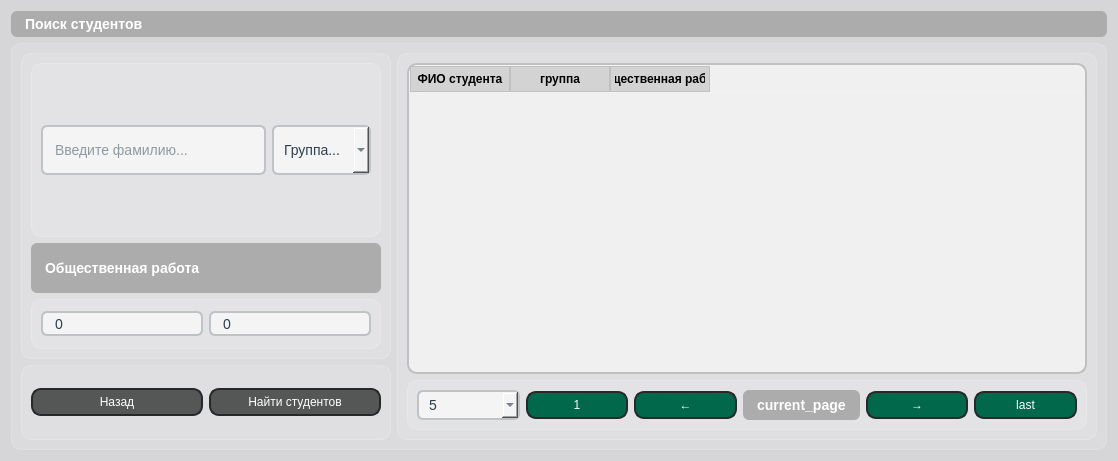
<?xml version="1.0" encoding="UTF-8"?>
<ui version="4.0">
 <class>SearchStudent</class>
 <widget class="QDialog" name="SearchStudent">
  <property name="geometry">
   <rect>
    <x>0</x>
    <y>0</y>
    <width>1118</width>
    <height>461</height>
   </rect>
  </property>
  <property name="minimumSize">
   <size>
    <width>1118</width>
    <height>461</height>
   </size>
  </property>
  <property name="windowTitle">
   <string>Dialog</string>
  </property>
  <property name="styleSheet">
   <string notr="true">background-color: rgb(214, 214, 216);</string>
  </property>
  <layout class="QVBoxLayout" name="verticalLayout_4">
   <item>
    <widget class="QLabel" name="searchLabel">
     <property name="maximumSize">
      <size>
       <width>16777215</width>
       <height>50</height>
      </size>
     </property>
     <property name="styleSheet">
      <string notr="true">QLabel {
	background-color: rgb(172, 172, 172);
	color: white;
	padding: 5px 10px;
	border-radius: 6px;
	font-weight: bold;
	font-size: 14px;
	qproperty-alignment: 'AlignCenter';
	border: none;
}
</string>
     </property>
     <property name="text">
      <string>Поиск студентов</string>
     </property>
    </widget>
   </item>
   <item>
    <widget class="QFrame" name="frame_7">
     <property name="styleSheet">
      <string notr="true">QFrame {
    background-color: rgba(255, 255, 255, 30); 
    border-radius: 10px;
    border: 1px solid rgba(255, 255, 255, 50);
}

QTableWidget {
    background-color: transparent;
    border: none;
    gridline-color: rgba(255, 255, 255, 20);
}</string>
     </property>
     <property name="frameShape">
      <enum>QFrame::Shape::StyledPanel</enum>
     </property>
     <property name="frameShadow">
      <enum>QFrame::Shadow::Raised</enum>
     </property>
     <layout class="QHBoxLayout" name="horizontalLayout_5">
      <item>
       <layout class="QVBoxLayout" name="verticalLayout_3">
        <item>
         <widget class="QFrame" name="frame">
          <property name="minimumSize">
           <size>
            <width>200</width>
            <height>0</height>
           </size>
          </property>
          <property name="maximumSize">
           <size>
            <width>400</width>
            <height>16777215</height>
           </size>
          </property>
          <property name="styleSheet">
           <string notr="true">QFrame {
    background-color: rgba(255, 255, 255, 30); 
    border-radius: 10px;
    border: 1px solid rgba(255, 255, 255, 50);
}

QTableWidget {
    background-color: transparent;
    border: none;
    gridline-color: rgba(255, 255, 255, 20);
}
</string>
          </property>
          <property name="frameShape">
           <enum>QFrame::Shape::StyledPanel</enum>
          </property>
          <property name="frameShadow">
           <enum>QFrame::Shadow::Raised</enum>
          </property>
          <layout class="QVBoxLayout" name="verticalLayout">
           <item>
            <widget class="QFrame" name="frame_2">
             <property name="styleSheet">
              <string notr="true">QFrame {
    background-color: rgba(255, 255, 255, 30); 
    border-radius: 10px;
    border: 1px solid rgba(255, 255, 255, 50);
}

QTableWidget {
    background-color: transparent;
    border: none;
    gridline-color: rgba(255, 255, 255, 20);
}
</string>
             </property>
             <property name="frameShape">
              <enum>QFrame::Shape::StyledPanel</enum>
             </property>
             <property name="frameShadow">
              <enum>QFrame::Shadow::Raised</enum>
             </property>
             <layout class="QHBoxLayout" name="horizontalLayout_2">
              <item>
               <widget class="QLineEdit" name="lastName">
                <property name="minimumSize">
                 <size>
                  <width>100</width>
                  <height>50</height>
                 </size>
                </property>
                <property name="styleSheet">
                 <string notr="true">QLineEdit {
    background-color: #f4f4f4;
    border: 2px solid #bdc3c7;
    border-radius: 6px;
    color: #2c3e50;
    selection-background-color: #3498db;
    padding-left: 10px;
    padding-right: 10px;
    font-size: 14px;
}

QLineEdit:focus {
    border: 2px solid #3498db;
    background-color: #ffffff;
}

QLineEdit::placeholder {
    color: #95a5a6;
    font-style: italic;
}
</string>
                </property>
                <property name="text">
                 <string/>
                </property>
                <property name="placeholderText">
                 <string>Введите фамилию...</string>
                </property>
               </widget>
              </item>
              <item>
               <widget class="QComboBox" name="groupBox">
                <property name="minimumSize">
                 <size>
                  <width>0</width>
                  <height>50</height>
                 </size>
                </property>
                <property name="styleSheet">
                 <string notr="true">QComboBox {
    background-color: #f4f4f4;
    border: 2px solid #bdc3c7;
    border-radius: 6px;
    color: #2c3e50;
    selection-background-color: #3498db;
    padding-left: 10px;
    padding-right: 10px;
    font-size: 14px;
}

QComboBox:focus {
    border: 2px solid #3498db;
    background-color: #ffffff;
}</string>
                </property>
                <property name="placeholderText">
                 <string>Группа...</string>
                </property>
               </widget>
              </item>
             </layout>
            </widget>
           </item>
           <item>
            <widget class="QLabel" name="socialWorkLabel">
             <property name="maximumSize">
              <size>
               <width>16777215</width>
               <height>50</height>
              </size>
             </property>
             <property name="styleSheet">
              <string notr="true">QLabel {
	background-color: rgb(172, 172, 172);
	color: white;
	padding: 5px 10px;
	border-radius: 6px;
	font-weight: bold;
	font-size: 14px;
	qproperty-alignment: 'AlignCenter';
	border: none;
}
</string>
             </property>
             <property name="text">
              <string>Общественная работа</string>
             </property>
            </widget>
           </item>
           <item>
            <widget class="QFrame" name="frame_4">
             <property name="maximumSize">
              <size>
               <width>16777215</width>
               <height>50</height>
              </size>
             </property>
             <property name="styleSheet">
              <string notr="true">QFrame {
    background-color: rgba(255, 255, 255, 30); 
    border-radius: 10px;
    border: 1px solid rgba(255, 255, 255, 50);
}

QTableWidget {
    background-color: transparent;
    border: none;
    gridline-color: rgba(255, 255, 255, 20);
}
</string>
             </property>
             <property name="frameShape">
              <enum>QFrame::Shape::StyledPanel</enum>
             </property>
             <property name="frameShadow">
              <enum>QFrame::Shadow::Raised</enum>
             </property>
             <layout class="QHBoxLayout" name="horizontalLayout_3">
              <item>
               <widget class="QSpinBox" name="socialWorkLowest">
                <property name="minimumSize">
                 <size>
                  <width>0</width>
                  <height>25</height>
                 </size>
                </property>
                <property name="styleSheet">
                 <string notr="true">QSpinBox {
    background-color: #f4f4f4;
    border: 2px solid #bdc3c7;
    border-radius: 6px;
    color: #2c3e50;
    font-size: 14px;
    padding-left: 10px;
    padding-right: 10px;
}

QSpinBox:focus {
    border: 2px solid #3498db;
    background-color: #ffffff;
}

QSpinBox::up-button, QSpinBox::down-button {
    width: 0px;
    height: 0px;
    border: none;
    background: transparent;
}
</string>
                </property>
               </widget>
              </item>
              <item>
               <widget class="QSpinBox" name="socialWorkHighest">
                <property name="minimumSize">
                 <size>
                  <width>0</width>
                  <height>25</height>
                 </size>
                </property>
                <property name="styleSheet">
                 <string notr="true">QSpinBox {
    background-color: #f4f4f4;
    border: 2px solid #bdc3c7;
    border-radius: 6px;
    color: #2c3e50;
    font-size: 14px;
    padding-left: 10px;
    padding-right: 10px;
}

QSpinBox:focus {
    border: 2px solid #3498db;
    background-color: #ffffff;
}

QSpinBox::up-button, QSpinBox::down-button {
    width: 0px;
    height: 0px;
    border: none;
    background: transparent;
}
</string>
                </property>
               </widget>
              </item>
             </layout>
            </widget>
           </item>
          </layout>
         </widget>
        </item>
        <item>
         <widget class="QFrame" name="frame_3">
          <property name="maximumSize">
           <size>
            <width>400</width>
            <height>75</height>
           </size>
          </property>
          <property name="styleSheet">
           <string notr="true">QFrame {
    background-color: rgba(255, 255, 255, 30); 
    border-radius: 10px;
    border: 1px solid rgba(255, 255, 255, 50);
}

QTableWidget {
    background-color: transparent;
    border: none;
    gridline-color: rgba(255, 255, 255, 20);
}
</string>
          </property>
          <property name="frameShape">
           <enum>QFrame::Shape::StyledPanel</enum>
          </property>
          <property name="frameShadow">
           <enum>QFrame::Shadow::Raised</enum>
          </property>
          <layout class="QHBoxLayout" name="horizontalLayout">
           <item>
            <widget class="QPushButton" name="backBtn">
             <property name="styleSheet">
              <string notr="true">QPushButton {	
	background-color: rgb(85, 87, 87);
	border-style: solid;
	border-width: 2px;
	border-color: #26282a;
	border-radius: 10px;
	padding: 5px;
	font: bold 14px &quot;Segoe UI&quot;, sans-serif;
	color: #ffffff;
}

QPushButton:hover {
	background-color: rgb(164, 167, 167);
}

QPushButton:pressed {
	background-color: rgb(85, 87, 87);
	border-style: inset;
}</string>
             </property>
             <property name="text">
              <string>Назад</string>
             </property>
            </widget>
           </item>
           <item>
            <widget class="QPushButton" name="searchBtn">
             <property name="styleSheet">
              <string notr="true">QPushButton {	
	background-color: rgb(85, 87, 87);
	border-style: solid;
	border-width: 2px;
	border-color: #26282a;
	border-radius: 10px;
	padding: 5px;
	font: bold 14px &quot;Segoe UI&quot;, sans-serif;
	color: #ffffff;
}

QPushButton:hover {
	background-color: rgb(164, 167, 167);
}

QPushButton:pressed {
	background-color: rgb(85, 87, 87);
	border-style: inset;
}</string>
             </property>
             <property name="text">
              <string>Найти студентов</string>
             </property>
            </widget>
           </item>
          </layout>
         </widget>
        </item>
       </layout>
      </item>
      <item>
       <widget class="QFrame" name="frame_6">
        <property name="minimumSize">
         <size>
          <width>700</width>
          <height>0</height>
         </size>
        </property>
        <property name="styleSheet">
         <string notr="true">QFrame {
    background-color: rgba(255, 255, 255, 30); 
    border-radius: 10px;
    border: 1px solid rgba(255, 255, 255, 50);
}

QTableWidget {
    background-color: transparent;
    border: none;
    gridline-color: rgba(255, 255, 255, 20);
}
</string>
        </property>
        <property name="frameShape">
         <enum>QFrame::Shape::StyledPanel</enum>
        </property>
        <property name="frameShadow">
         <enum>QFrame::Shadow::Raised</enum>
        </property>
        <layout class="QVBoxLayout" name="verticalLayout_2">
         <item>
          <widget class="QTableWidget" name="searchResultTable">
           <property name="styleSheet">
            <string notr="true">QTableWidget {
    background-color: #f0f0f0;
    alternate-background-color: #e8e8e8;
    border: 2px solid #c0c0c0;
    border-radius: 10px;
    gridline-color: #dcdcdc;
    color: #333333;
    selection-background-color: #a0a0a0;
    selection-color: white;
}

QHeaderView::section {
    background-color: #d3d3d3;
    padding: 4px;
    border: 1px solid #c0c0c0;
    font-weight: bold;
}

/* Убираем пунктирную рамку вокруг ячейки в фокусе */
QTableWidget {
    outline: 0;
}

QHeaderView {
    background-color: transparent;
    border-radius: 10px;
}

QTableCornerButton::section {
    background-color: #d3d3d3;
    border: 1px solid #c0c0c0;
}</string>
           </property>
           <property name="alternatingRowColors">
            <bool>true</bool>
           </property>
           <property name="showGrid">
            <bool>false</bool>
           </property>
           <property name="cornerButtonEnabled">
            <bool>false</bool>
           </property>
           <column>
            <property name="text">
             <string>ФИО студента</string>
            </property>
            <property name="background">
             <color>
              <red>213</red>
              <green>213</green>
              <blue>213</blue>
             </color>
            </property>
           </column>
           <column>
            <property name="text">
             <string>группа</string>
            </property>
            <property name="background">
             <color>
              <red>213</red>
              <green>213</green>
              <blue>213</blue>
             </color>
            </property>
           </column>
           <column>
            <property name="text">
             <string>Общественная работа</string>
            </property>
            <property name="background">
             <color>
              <red>213</red>
              <green>213</green>
              <blue>213</blue>
             </color>
            </property>
           </column>
          </widget>
         </item>
         <item>
          <widget class="QFrame" name="frame_5">
           <property name="styleSheet">
            <string notr="true">QFrame {
    background-color: rgba(255, 255, 255, 30); 
    border-radius: 10px;
    border: 1px solid rgba(255, 255, 255, 50);
}

QTableWidget {
    background-color: transparent;
    border: none;
    gridline-color: rgba(255, 255, 255, 20);
}
</string>
           </property>
           <property name="frameShape">
            <enum>QFrame::Shape::StyledPanel</enum>
           </property>
           <property name="frameShadow">
            <enum>QFrame::Shadow::Raised</enum>
           </property>
           <layout class="QHBoxLayout" name="horizontalLayout_4">
            <item>
             <widget class="QComboBox" name="paginationSize">
              <property name="minimumSize">
               <size>
                <width>0</width>
                <height>30</height>
               </size>
              </property>
              <property name="styleSheet">
               <string notr="true">QComboBox {
    background-color: #f4f4f4;
    border: 2px solid #bdc3c7;
    border-radius: 6px;
    color: #2c3e50;
    selection-background-color: #3498db;
    padding-left: 10px;
    padding-right: 10px;
    font-size: 14px;
}

QComboBox:focus {
    border: 2px solid #3498db;
    background-color: #ffffff;
}</string>
              </property>
              <item>
               <property name="text">
                <string>5</string>
               </property>
              </item>
              <item>
               <property name="text">
                <string>10</string>
               </property>
              </item>
              <item>
               <property name="text">
                <string>15</string>
               </property>
              </item>
             </widget>
            </item>
            <item>
             <widget class="QPushButton" name="firstPageBtn">
              <property name="styleSheet">
               <string notr="true">QPushButton {	
	background-color: rgb(2, 104, 75);
	border-style: solid;
	border-width: 2px;
	border-color: #26282a;
	border-radius: 10px;
	padding: 5px;
	font: bold 14px &quot;Segoe UI&quot;, sans-serif;
	color: #ffffff;
}

QPushButton:hover {
	background-color: rgb(1, 186, 102);
}

QPushButton:pressed {
	background-color: rgb(2, 104, 75);
	border-style: inset;
}</string>
              </property>
              <property name="text">
               <string>1</string>
              </property>
             </widget>
            </item>
            <item>
             <widget class="QPushButton" name="previousArrowBtn">
              <property name="styleSheet">
               <string notr="true">QPushButton {	
	background-color: rgb(2, 104, 75);
	border-style: solid;
	border-width: 2px;
	border-color: #26282a;
	border-radius: 10px;
	padding: 5px;
	font: bold 14px &quot;Segoe UI&quot;, sans-serif;
	color: #ffffff;
}

QPushButton:hover {
	background-color: rgb(1, 186, 102);
}

QPushButton:pressed {
	background-color: rgb(2, 104, 75);
	border-style: inset;
}</string>
              </property>
              <property name="text">
               <string>←</string>
              </property>
             </widget>
            </item>
            <item>
             <widget class="QLabel" name="currentPageLabel">
              <property name="styleSheet">
               <string notr="true">QLabel {
	background-color: rgb(172, 172, 172);
	color: white;
	padding: 5px 10px;
	border-radius: 6px;
	font-weight: bold;
	font-size: 14px;
	qproperty-alignment: 'AlignCenter';
	border: none;
}
</string>
              </property>
              <property name="text">
               <string>current_page</string>
              </property>
             </widget>
            </item>
            <item>
             <widget class="QPushButton" name="nextArrowBtn">
              <property name="styleSheet">
               <string notr="true">QPushButton {	
	background-color: rgb(2, 104, 75);
	border-style: solid;
	border-width: 2px;
	border-color: #26282a;
	border-radius: 10px;
	padding: 5px;
	font: bold 14px &quot;Segoe UI&quot;, sans-serif;
	color: #ffffff;
}

QPushButton:hover {
	background-color: rgb(1, 186, 102);
}

QPushButton:pressed {
	background-color: rgb(2, 104, 75);
	border-style: inset;
}</string>
              </property>
              <property name="text">
               <string>→</string>
              </property>
             </widget>
            </item>
            <item>
             <widget class="QPushButton" name="lastPageBtn">
              <property name="styleSheet">
               <string notr="true">QPushButton {	
	background-color: rgb(2, 104, 75);
	border-style: solid;
	border-width: 2px;
	border-color: #26282a;
	border-radius: 10px;
	padding: 5px;
	font: bold 14px &quot;Segoe UI&quot;, sans-serif;
	color: #ffffff;
}

QPushButton:hover {
	background-color: rgb(1, 186, 102);
}

QPushButton:pressed {
	background-color: rgb(2, 104, 75);
	border-style: inset;
}</string>
              </property>
              <property name="text">
               <string>last</string>
              </property>
             </widget>
            </item>
           </layout>
          </widget>
         </item>
        </layout>
       </widget>
      </item>
     </layout>
    </widget>
   </item>
  </layout>
 </widget>
 <resources/>
 <connections/>
</ui>
